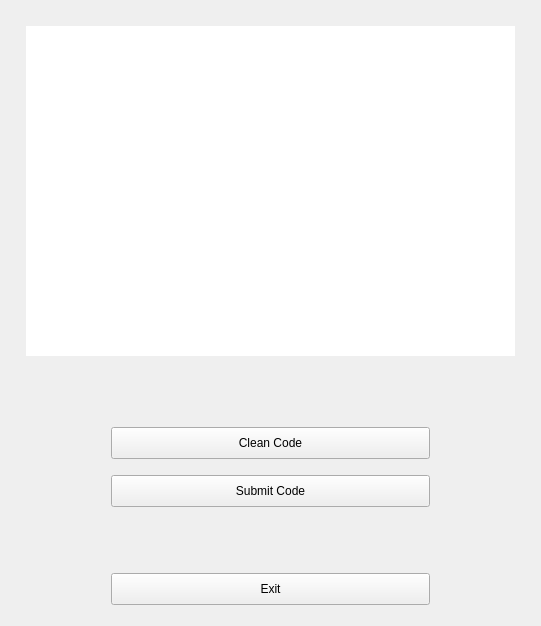
<?xml version="1.0" encoding="UTF-8"?>
<ui version="4.0">
 <class>Form</class>
 <widget class="QWidget" name="Form">
  <property name="geometry">
   <rect>
    <x>0</x>
    <y>0</y>
    <width>541</width>
    <height>626</height>
   </rect>
  </property>
  <property name="windowTitle">
   <string>Start ASP</string>
  </property>
  <layout class="QHBoxLayout" name="horizontalLayout">
   <item>
    <layout class="QVBoxLayout" name="verticalLayout">
     <item>
      <widget class="QTextEdit" name="textEdit_code">
       <property name="styleSheet">
        <string notr="true">padding:15px;border: 0;</string>
       </property>
      </widget>
     </item>
     <item>
      <widget class="QPushButton" name="pushButton_clean_code">
       <property name="styleSheet">
        <string notr="true">margin-left: 100px;margin-right: 100px;height:30px;margin-bottom:10px;margin-top:50px;</string>
       </property>
       <property name="text">
        <string>Clean Code</string>
       </property>
      </widget>
     </item>
     <item>
      <widget class="QPushButton" name="pushButton_submit_code">
       <property name="styleSheet">
        <string notr="true">margin-left: 100px;margin-right: 100px;height:30px;margin-bottom:10px;</string>
       </property>
       <property name="text">
        <string>Submit Code</string>
       </property>
      </widget>
     </item>
     <item>
      <widget class="QPushButton" name="pushButton_exit">
       <property name="styleSheet">
        <string notr="true">margin-left: 100px;margin-right: 100px;height:30px;margin-bottom:10px;margin-top:50px;</string>
       </property>
       <property name="text">
        <string>Exit</string>
       </property>
      </widget>
     </item>
    </layout>
   </item>
  </layout>
 </widget>
 <resources/>
 <connections/>
</ui>
